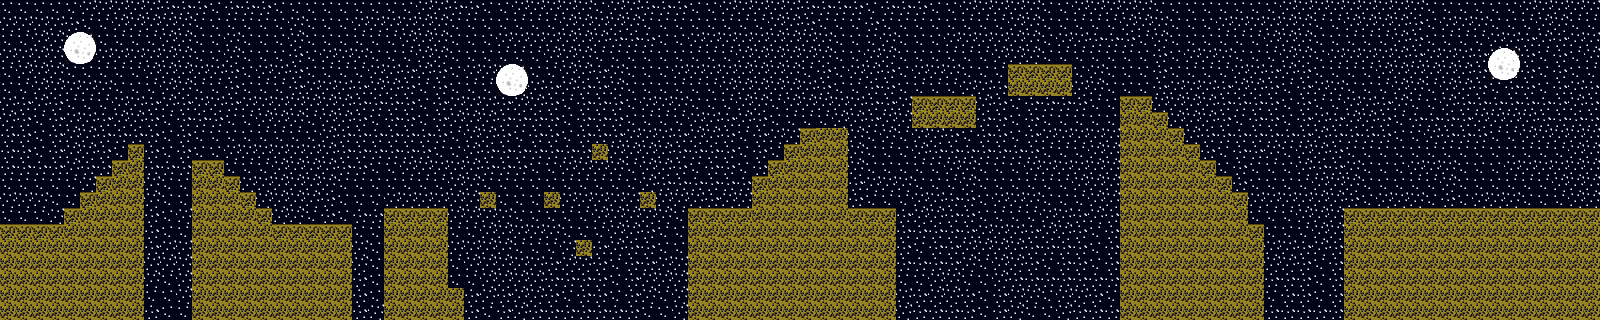

The image is a tile-based game level rendered from a .tmx file. Its description and source (layers, tilesets, objects; grid data summarised) follow:
An orthogonal 100x20 tile map with 16x16 px tiles, 3 tile layers (Warstwa Kafelków 1, moon, ground).

<map version="1.10" tiledversion="1.10.1" orientation="orthogonal" renderorder="right-down" width="100" height="20" tilewidth="16" tileheight="16" infinite="0" nextlayerid="4" nextobjectid="1">
 <tileset firstgid="1" source="tile_sheets.tsx" />
 <layer id="1" name="Warstwa Kafelków 1" width="100" height="20">
  <data>[2000 cells, 2000 non-empty, 3 distinct tile ids]</data>
 </layer>
 <layer id="3" name="moon" width="100" height="20">
  <data>[2000 cells, 12 non-empty, 4 distinct tile ids]</data>
 </layer>
 <layer id="2" name="ground" width="100" height="20">
  <data>[2000 cells, 518 non-empty, 2 distinct tile ids]</data>
 </layer>
</map>